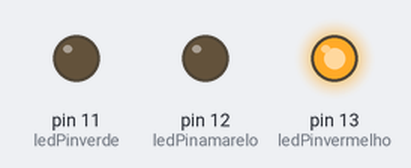
This sketch was run on a simulated Arduino Uno, built with avr-gcc and run on an emulated ATmega328P. On the bench: output pins drawn as LEDs (lit = HIGH).

Above: at 2.0 s.
At 7.0 s:
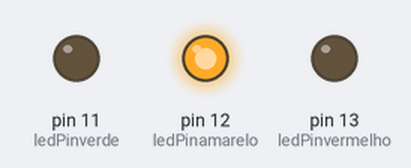
At 15.0 s:
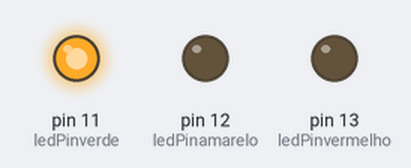
At 25.5 s:
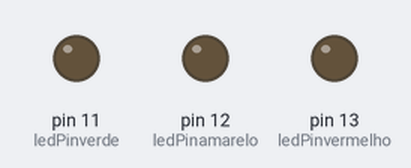
Timing chart, 0 to 27.3 s (numbered marks = the images above):
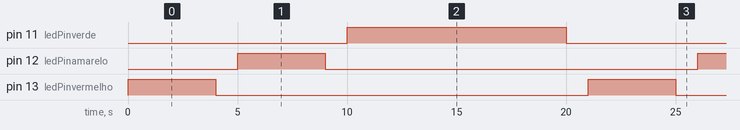

The sketch:

semaforo.ino
```cpp
int ledPinvermelho = 13; // Pino digital onde o LED está conectado
int ledPinamarelo = 12;
int ledPinverde = 11;

void setup() {
  pinMode(ledPinvermelho, OUTPUT); // Define o pino como saída
  pinMode(ledPinamarelo, OUTPUT);
  pinMode(ledPinverde, OUTPUT);
}

void loop() {
  digitalWrite(ledPinvermelho, HIGH); // Liga o LED
  delay(4000); // Espera 1 segundo
  digitalWrite(ledPinvermelho, LOW); // Desliga o LED
  delay(1000); // Espera 1 segundo

  digitalWrite(ledPinamarelo, HIGH); // Liga o LED
  delay(4000); // Espera 1 segundo
  digitalWrite(ledPinamarelo, LOW); // Desliga o LED
  delay(1000); // Espera 1 segundo

  digitalWrite(ledPinverde, HIGH); // Liga o LED
  delay(10000); // Espera 1 segundo
  digitalWrite(ledPinverde, LOW); // Desliga o LED
  delay(1000); // Espera 1 segundo
}
// falta buzzer
//botao
//semaforo ja foi
//sensor de movimento
//potenciometro
//led rgb
```

Measured:
- by itself, pin 11 (ledPinverde): alternates HIGH for 10.0 s and LOW for 11.0 s
- by itself, pin 12 (ledPinamarelo), pin 13 (ledPinvermelho): alternates HIGH for 4.0 s and LOW for 17.0 s
- by itself, everything shown: repeats every 21.0 s, in 6 steps
